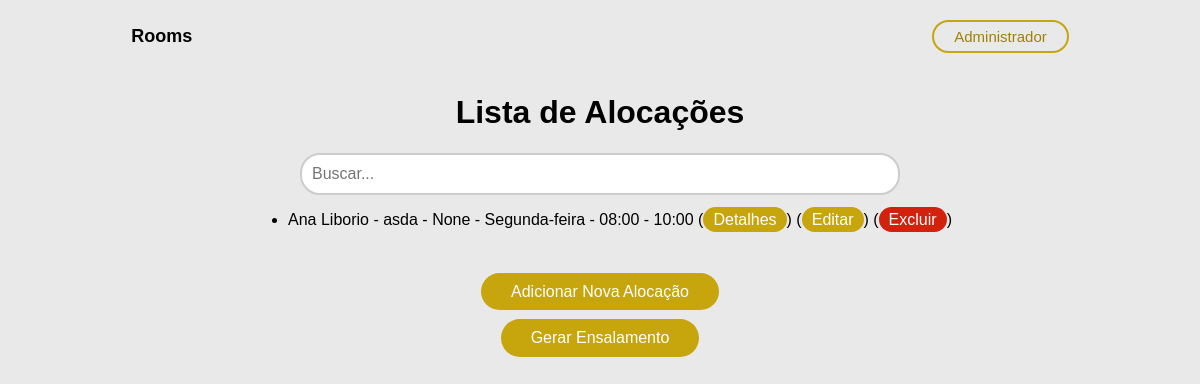
The app's page /allocations/, older data.
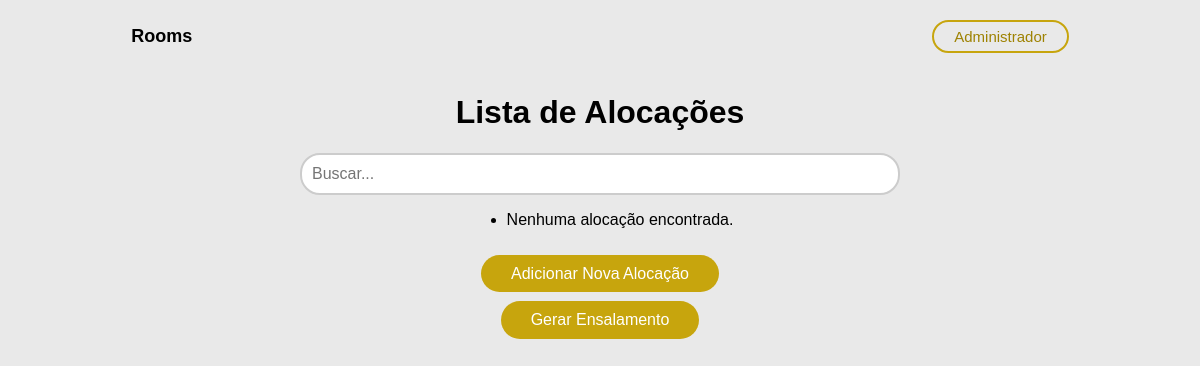
The same page, newer data.
### core/models.py (models this page shows, shortened)
class Allocation(models.Model):
    DIAS_DA_SEMANA = [
        ('SEG', 'Segunda-feira'),
        ('TER', 'Terça-feira'),
        ('QUA', 'Quarta-feira'),
        ('QUI', 'Quinta-feira'),
        ('SEX', 'Sexta-feira'),
        ('SAB', 'Sábado'),
        ('DOM', 'Domingo'),
    ]
    HORARIOS = [
        ('08:00', '08:00 - 10:00'),
        ('10:00', '10:00 - 12:00'),
        ('14:00', '14:00 - 16:00'),
        ('16:00', '16:00 - 18:00'),
        ('18:00', '18:00 - 20:00'),
        ('20:00', '20:00 - 22:00'),
    ]
    allocation_id = models.AutoField(primary_key=True)
    teacher = models.ForeignKey(Teacher, on_delete=models.CASCADE)
    discipline = models.ForeignKey(Discipline, on_delete=models.CASCADE)
    space = models.ForeignKey(PhysicalSpace, on_delete=models.SET_NULL, null=True, blank=True)
    days_week = models.CharField(max_length=3, choices=DIAS_DA_SEMANA, unique=True)
    timetable = models.CharField(max_length=5, choices=HORARIOS, unique=True)

class Teacher(models.Model):
    teacher_id = models.AutoField(primary_key=True)
    siape = models.CharField(max_length=8)
    first_name = models.CharField(max_length=30)
    last_name = models.CharField(max_length=30)
    def __str__(self):
        return f'{self.first_name} {self.last_name}'

class Discipline(models.Model):
    discipline_id = models.AutoField(primary_key=True)
    discipline_name = models.CharField(max_length=30)
    discipline_code = models.CharField(max_length=10)
    discipline_mode = models.BooleanField(default=False)
    discipline_course = models.CharField(max_length=30)
    def __str__(self):
        return self.discipline_name

### users/views.py (the view)
# urls.py: path('allocations/', views.allocation_list, name='allocation_list'),
def allocation_list(request):
    allocations = Allocation.objects.all()
    return render(request, 'allocation_list.html', {'allocations': allocations})

### templates/allocation_list.html (shortened to what this page needs)
{% load static %}
<!DOCTYPE html>
<html lang="en">
<head>
    <link rel="stylesheet" href="{% static 'css/list.css' %}" />
</head>
<body>
<header>
    <div class="logo">Rooms</div>
    <div class="login">Administrador</div>
</header>
<h1>Lista de Alocações</h1>
<div class="search-container">
    <input type="text" id="search-input" placeholder="Buscar...">
</div>
<div class="contentList">
    <ul id="allocation-list">
        {% for allocation in allocations %}
            <li class="optionList">{{ allocation.teacher }} - {{ allocation.discipline }} - {{ allocation.space }} - {{ allocation.get_days_week_display }} - {{ allocation.get_timetable_display }}
                (<a class="options" href="{% url 'allocation_detail' pk=allocation.pk %}">Detalhes</a>)
                (<a class="options" href="{% url 'allocation_update' pk=allocation.pk %}">Editar</a>)
                (<a class="optionsE" href="{% url 'allocation_delete' pk=allocation.pk %}">Excluir</a>)
            </li>
            <br>
        {% empty %}
            <li>Nenhuma alocação encontrada.</li>
        {% endfor %}
    </ul>
</div>
<div class="alignA">
    <a class="return" href="{% url 'allocation_create' %}">Adicionar Nova Alocação</a>
    <br><br>
    <button class="return" id="generate-ensalamento-button">Gerar Ensalamento</button>
</div>
</body>
</html>

Row changes from the older to the newer data that the page shows:
removed Allocation: teacher "Ana Liborio", discipline "asda", space "None", days_week "Segunda-feira", timetable "08:00 - 10:00"
Text that changed along with them:
text now shown: "Nenhuma alocação encontrada."
